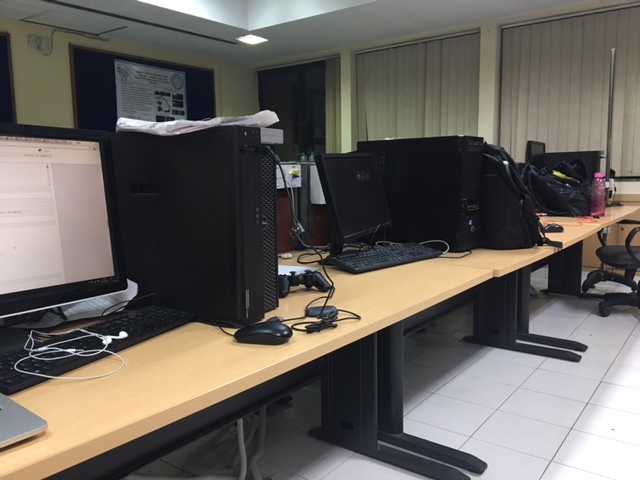
#> input picture template.JPG, 640 x 480 px
$ python lk_3.py template.JPG   (Python 2 division)   (older library calls are emulated)
#> lines starting #> are read from the running program, lines starting #| are printed output that depends on the picture
import numpy as np
import cv2
from scipy.ndimage import filters
from scipy import signal
from moviepy.editor import VideoFileClip
import sys

videopath = sys.argv[1]
cap = cv2.VideoCapture(videopath)

length = 300
breadth = 200
ret,image2 = cap.read()
#> image2 is the input picture: shape (480, 640, 3); mean B, G, R 92.9, 98.6, 104.1
# image2 = cv2.imread('template.JPG')
image2 = cv2.cvtColor(image2,cv2.COLOR_BGR2GRAY)
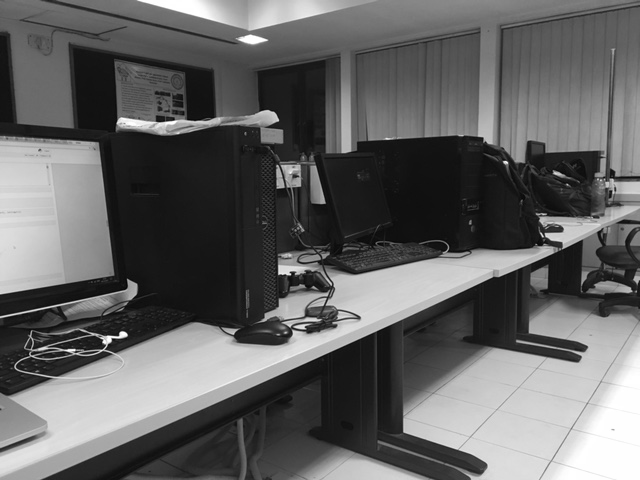
#> image2: shape (480, 640); min 2, max 255, mean 99.6
image2 = image2.astype('float32')
sh = image2.shape
#> sh = (480, 640)
print sh
#| (480, 640)
image2 = cv2.resize(image2,(length,breadth))
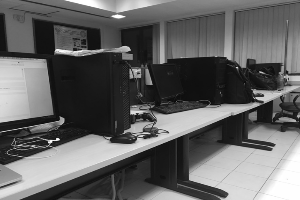
#> image2: shape (200, 300) float32; min 4.87, max 255, mean 99.6
sh = image2.shape
#> sh = (200, 300)
# [5 lines of commented-out code are left out]


indices = np.indices(sh)
indices=np.transpose(indices,[1,2,0])
oness = np.ones(sh)
jacobian=np.zeros((sh[0],sh[1],2,6))
jacobian[:,:,0,0] = indices[:,:,1]
jacobian[:,:,1,1] = indices[:,:,1]
jacobian[:,:,0,2] = indices[:,:,0]
jacobian[:,:,1,3] = indices[:,:,0]
jacobian[:,:,0,4] = oness
jacobian[:,:,1,5] = oness

grad_x = cv2.Sobel(image2, cv2.CV_32F, 1, 0)
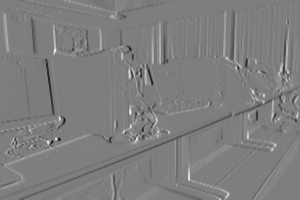
#> grad_x: shape (200, 300) float32; min -750.3, max 763.5, mean 1.1; drawn with min black and max white
grad_y = cv2.Sobel(image2, cv2.CV_32F, 0, 1)
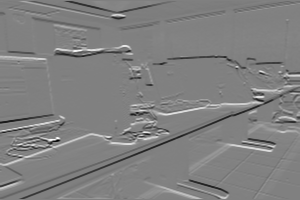
#> grad_y: shape (200, 300) float32; min -885, max 867.6, mean -0.4; drawn with min black and max white
# grad_x,grad_y = np.gradient(image2)
grad = np.stack((grad_x,grad_y),axis=2)
grad = grad[:,:,np.newaxis,:]
steep_desc = np.matmul(grad,jacobian)

steep_desc_transpose = np.transpose(steep_desc,[0,1,3,2])
hessian = np.matmul(steep_desc_transpose,steep_desc)
hessian = np.sum(np.sum(hessian,axis=0),axis=0)
#> hessian = [[8.8e+12, 1.1e+12, 4.29e+12, 8.76e+11, 4.36e+10, 6.88e+09], [1.1e+12, 2.59e+13, 8.76e+11, 1.47e+13, 6.88e+09, 1.32e+11], [4.29e+12, 8.76e+11, 3.43e+12, 1.47e+12, 2.83e+10, 1e+10], [8.76e+11, 1.47e+13, 1.47e+12, 1.4e+13, 1e+10, 1.05e+11], [4.36e+10, 6.88e+09, 2.83e+10, 1e+10, 284459318.7, 64103013], [6.88e+09, 1.32e+11, 1e+10, 1.05e+11, 64103013, 935985251.7]]
hessian_inv = np.linalg.inv(hessian)
#> hessian_inv = [[4.97e-13, -3.13e-14, 3.34e-15, 7.34e-14, -7.79e-11, -2.15e-12], [-3.13e-14, 1.45e-13, 7.62e-14, -2.37e-15, -1.53e-12, -2.06e-11], [3.34e-15, 7.62e-14, 1.68e-12, -4.36e-14, -1.65e-10, -1.26e-11], [7.34e-14, -2.37e-15, -4.36e-14, 4.58e-13, -1.17e-11, -5.01e-11], [-7.79e-11, -1.53e-12, -1.65e-10, -1.17e-11, 3.19e-08, 1.69e-09], [-2.15e-12, -2.06e-11, -1.26e-11, -5.01e-11, 1.69e-09, 9.63e-09]]
# print hessian_inv
# exit(0)


# sample_p = np.float32([[50,50],[50,200],[200,50]])


epsilon = 0.005
iterr_limit = 2500


# [47 lines left out: function warp_image, not called in this run]


vid_output='stablized.mp4'

#> (the run stopped early here; a loop or call above may not have finished)
